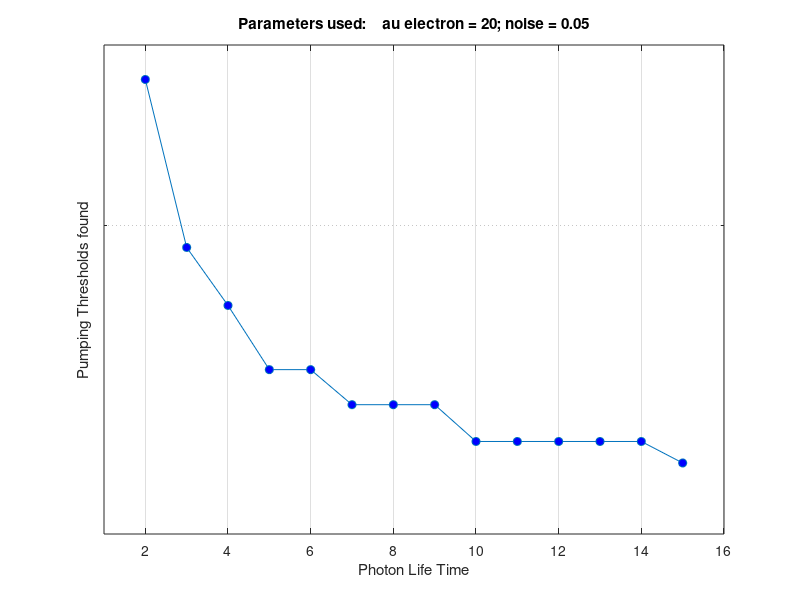
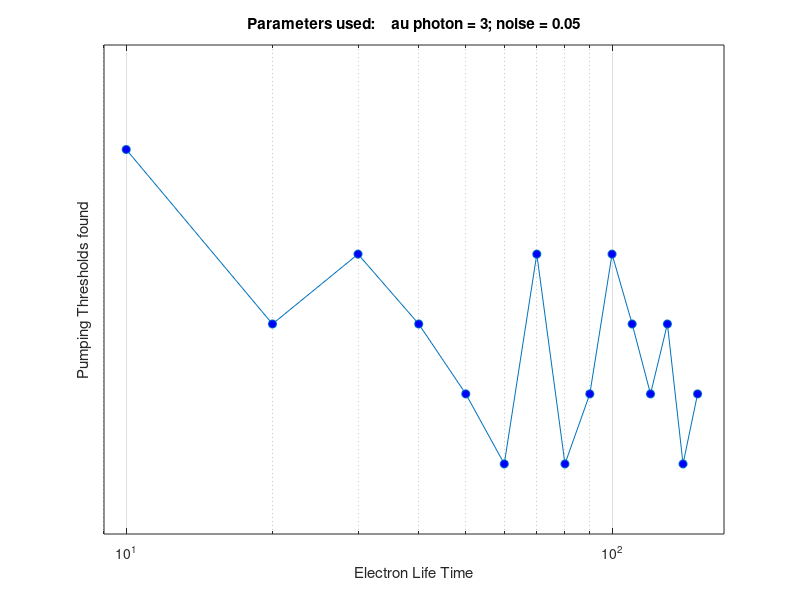
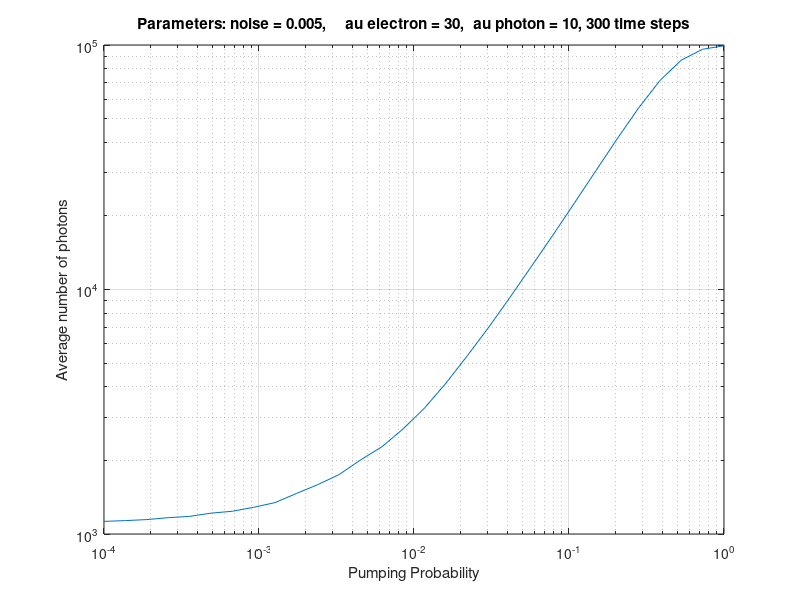

Source code (MATLAB) for these figures, in order:
clear;
close all;

%% photon lifetime varies with fixed electron life time
figure("Name", "Dependence of the threshold on the lifetime of a photon");
tau_photon = [2, 3, 4, 5, 6, 7, 8, 9, 10, 11, 12, 13, 14, 15];
lambdas = [0.0255, 0.0193, 0.01753, 0.01576, 0.01576, 0.01487, 0.01487, 0.01487,...
    0.01399, 0.01399 , 0.01399, 0.01399, 0.01399, 0.0135];
semilogy(tau_photon, lambdas, "-o", "MarkerFaceColor", "b");
title("Parameters used: \tau electron = 20; noise = 0.05");
grid on;
xlabel("Photon Life Time");
ylabel("Pumping Thresholds found");
xlim([1, 16]);
ylim([0.012, 0.027]);

%% electron life time varies with fixed photon life time
figure("Name", "Dependence of the threshold on the lifetime of an electron");
tau_electron = [10, 20, 30, 40, 50, 60, 70, 80, 90, 100, 110, 120, 130, 140, 150];
lambdas = [0.01879, 0.01874, 0.01876, 0.01874, 0.01872, 0.01870, 0.01876, 0.01870,...
    0.01872, 0.01876, 0.01874, 0.01872, 0.01874, 0.01870, 0.01872];
loglog(tau_electron, lambdas, "-o", "MarkerFaceColor", "b");
title("Parameters used: \tau photon = 3; noise = 0.05");
grid on;
xlabel("Electron Life Time");
ylabel("Pumping Thresholds found");
xlim([9, 170]);
ylim([0.01868, 0.01882]);

%% photons over pumping

figure("Name", "Average number of photons over pumping probability");
averagePhotons = [1126.2166666666667, 1134.56, 1145.3766666666668, 1166.15, 1180.5766666666666, 1216.9333333333334, 1238.8133333333333, 1285.9333333333334, ...
1343.9166666666667, 1464.66, 1592.2933333333333, 1750.65, 2008.8066666666666, 2273.79, 2695.09, ...
3280.653333333333, 4144.663333333333, 5367.776666666667, 7016.13, 9315.393333333333, 12458.876666666667, 16700.046666666665, ...
22547.396666666667, 30537.82, 41285.86, 55178.986666666664, 71518.17666666667, 86699.72666666667, 96082.90666666666, ...
99280.99];

pumping = logspace(-4, 0, 30);
loglog(pumping, averagePhotons);
title("Parameters: noise = 0.005, \tau electron = 30, \tau photon = 10, 300 time steps");
xlabel("Pumping Probability");
ylabel("Average number of photons");
grid on;

